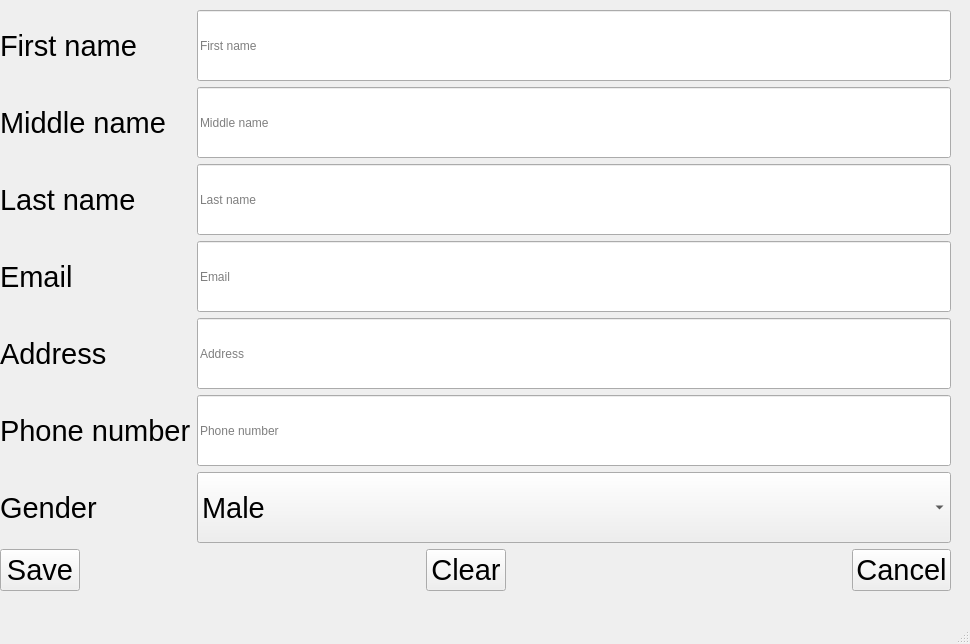
<?xml version="1.0" encoding="UTF-8"?>
<ui version="4.0">
 <class>MainWindow</class>
 <widget class="QMainWindow" name="MainWindow">
  <property name="geometry">
   <rect>
    <x>0</x>
    <y>0</y>
    <width>970</width>
    <height>644</height>
   </rect>
  </property>
  <property name="windowTitle">
   <string>MainWindow</string>
  </property>
  <widget class="QWidget" name="centralwidget">
   <widget class="QWidget" name="">
    <property name="geometry">
     <rect>
      <x>0</x>
      <y>10</y>
      <width>951</width>
      <height>581</height>
     </rect>
    </property>
    <layout class="QVBoxLayout" name="verticalLayout">
     <item>
      <layout class="QFormLayout" name="formLayout_2">
       <item row="0" column="0">
        <widget class="QLabel" name="firstNameLabel_2">
         <property name="sizePolicy">
          <sizepolicy hsizetype="Preferred" vsizetype="Expanding">
           <horstretch>0</horstretch>
           <verstretch>0</verstretch>
          </sizepolicy>
         </property>
         <property name="font">
          <font>
           <pointsize>22</pointsize>
          </font>
         </property>
         <property name="text">
          <string>First name</string>
         </property>
        </widget>
       </item>
       <item row="0" column="1">
        <widget class="QLineEdit" name="firstNameLineEdit_2">
         <property name="sizePolicy">
          <sizepolicy hsizetype="Expanding" vsizetype="Preferred">
           <horstretch>0</horstretch>
           <verstretch>0</verstretch>
          </sizepolicy>
         </property>
         <property name="placeholderText">
          <string>First name</string>
         </property>
        </widget>
       </item>
       <item row="1" column="0">
        <widget class="QLabel" name="middleNameLabel_2">
         <property name="sizePolicy">
          <sizepolicy hsizetype="Preferred" vsizetype="Expanding">
           <horstretch>0</horstretch>
           <verstretch>0</verstretch>
          </sizepolicy>
         </property>
         <property name="font">
          <font>
           <pointsize>22</pointsize>
          </font>
         </property>
         <property name="text">
          <string>Middle name</string>
         </property>
        </widget>
       </item>
       <item row="1" column="1">
        <widget class="QLineEdit" name="middleNameLineEdit_2">
         <property name="sizePolicy">
          <sizepolicy hsizetype="Expanding" vsizetype="Preferred">
           <horstretch>0</horstretch>
           <verstretch>0</verstretch>
          </sizepolicy>
         </property>
         <property name="placeholderText">
          <string>Middle name</string>
         </property>
        </widget>
       </item>
       <item row="2" column="0">
        <widget class="QLabel" name="lastNameLabel_2">
         <property name="sizePolicy">
          <sizepolicy hsizetype="Preferred" vsizetype="Expanding">
           <horstretch>0</horstretch>
           <verstretch>0</verstretch>
          </sizepolicy>
         </property>
         <property name="font">
          <font>
           <pointsize>22</pointsize>
          </font>
         </property>
         <property name="text">
          <string>Last name</string>
         </property>
        </widget>
       </item>
       <item row="2" column="1">
        <widget class="QLineEdit" name="lastNameLineEdit_2">
         <property name="sizePolicy">
          <sizepolicy hsizetype="Expanding" vsizetype="Preferred">
           <horstretch>0</horstretch>
           <verstretch>0</verstretch>
          </sizepolicy>
         </property>
         <property name="placeholderText">
          <string>Last name</string>
         </property>
        </widget>
       </item>
       <item row="3" column="0">
        <widget class="QLabel" name="emailLabel_2">
         <property name="sizePolicy">
          <sizepolicy hsizetype="Preferred" vsizetype="Expanding">
           <horstretch>0</horstretch>
           <verstretch>0</verstretch>
          </sizepolicy>
         </property>
         <property name="font">
          <font>
           <pointsize>22</pointsize>
          </font>
         </property>
         <property name="text">
          <string>Email</string>
         </property>
        </widget>
       </item>
       <item row="3" column="1">
        <widget class="QLineEdit" name="emailLineEdit_2">
         <property name="sizePolicy">
          <sizepolicy hsizetype="Expanding" vsizetype="Preferred">
           <horstretch>0</horstretch>
           <verstretch>0</verstretch>
          </sizepolicy>
         </property>
         <property name="placeholderText">
          <string>Email</string>
         </property>
        </widget>
       </item>
       <item row="4" column="0">
        <widget class="QLabel" name="addressLabel_2">
         <property name="sizePolicy">
          <sizepolicy hsizetype="Preferred" vsizetype="Expanding">
           <horstretch>0</horstretch>
           <verstretch>0</verstretch>
          </sizepolicy>
         </property>
         <property name="font">
          <font>
           <pointsize>22</pointsize>
          </font>
         </property>
         <property name="text">
          <string>Address</string>
         </property>
        </widget>
       </item>
       <item row="4" column="1">
        <widget class="QLineEdit" name="addressLineEdit_2">
         <property name="sizePolicy">
          <sizepolicy hsizetype="Expanding" vsizetype="Preferred">
           <horstretch>0</horstretch>
           <verstretch>0</verstretch>
          </sizepolicy>
         </property>
         <property name="placeholderText">
          <string>Address</string>
         </property>
        </widget>
       </item>
       <item row="5" column="0">
        <widget class="QLabel" name="phoneNumberLabel_2">
         <property name="sizePolicy">
          <sizepolicy hsizetype="Preferred" vsizetype="Expanding">
           <horstretch>0</horstretch>
           <verstretch>0</verstretch>
          </sizepolicy>
         </property>
         <property name="font">
          <font>
           <pointsize>22</pointsize>
          </font>
         </property>
         <property name="text">
          <string>Phone number</string>
         </property>
        </widget>
       </item>
       <item row="5" column="1">
        <widget class="QLineEdit" name="phoneNumberLineEdit_2">
         <property name="sizePolicy">
          <sizepolicy hsizetype="Expanding" vsizetype="Preferred">
           <horstretch>0</horstretch>
           <verstretch>0</verstretch>
          </sizepolicy>
         </property>
         <property name="placeholderText">
          <string>Phone number</string>
         </property>
        </widget>
       </item>
       <item row="6" column="0">
        <widget class="QLabel" name="genderLabel_2">
         <property name="sizePolicy">
          <sizepolicy hsizetype="Preferred" vsizetype="Expanding">
           <horstretch>0</horstretch>
           <verstretch>0</verstretch>
          </sizepolicy>
         </property>
         <property name="font">
          <font>
           <pointsize>22</pointsize>
          </font>
         </property>
         <property name="text">
          <string>Gender</string>
         </property>
        </widget>
       </item>
       <item row="6" column="1">
        <widget class="QComboBox" name="genderComboBox_2">
         <property name="sizePolicy">
          <sizepolicy hsizetype="Preferred" vsizetype="Preferred">
           <horstretch>0</horstretch>
           <verstretch>0</verstretch>
          </sizepolicy>
         </property>
         <property name="font">
          <font>
           <pointsize>22</pointsize>
          </font>
         </property>
         <item>
          <property name="text">
           <string>Male</string>
          </property>
         </item>
         <item>
          <property name="text">
           <string>Female</string>
          </property>
         </item>
        </widget>
       </item>
      </layout>
     </item>
     <item>
      <layout class="QHBoxLayout" name="horizontalLayout_2">
       <item>
        <widget class="QPushButton" name="save_btn_2">
         <property name="sizePolicy">
          <sizepolicy hsizetype="Maximum" vsizetype="Maximum">
           <horstretch>1</horstretch>
           <verstretch>0</verstretch>
          </sizepolicy>
         </property>
         <property name="font">
          <font>
           <pointsize>22</pointsize>
          </font>
         </property>
         <property name="text">
          <string>Save</string>
         </property>
        </widget>
       </item>
       <item>
        <spacer name="horizontalSpacer_3">
         <property name="orientation">
          <enum>Qt::Horizontal</enum>
         </property>
         <property name="sizeType">
          <enum>QSizePolicy::Expanding</enum>
         </property>
         <property name="sizeHint" stdset="0">
          <size>
           <width>78</width>
           <height>20</height>
          </size>
         </property>
        </spacer>
       </item>
       <item>
        <widget class="QPushButton" name="clear_btn_2">
         <property name="sizePolicy">
          <sizepolicy hsizetype="Maximum" vsizetype="Maximum">
           <horstretch>1</horstretch>
           <verstretch>0</verstretch>
          </sizepolicy>
         </property>
         <property name="font">
          <font>
           <pointsize>22</pointsize>
          </font>
         </property>
         <property name="text">
          <string>Clear</string>
         </property>
        </widget>
       </item>
       <item>
        <spacer name="horizontalSpacer_4">
         <property name="orientation">
          <enum>Qt::Horizontal</enum>
         </property>
         <property name="sizeType">
          <enum>QSizePolicy::Expanding</enum>
         </property>
         <property name="sizeHint" stdset="0">
          <size>
           <width>78</width>
           <height>20</height>
          </size>
         </property>
        </spacer>
       </item>
       <item>
        <widget class="QPushButton" name="cancel_btn_2">
         <property name="sizePolicy">
          <sizepolicy hsizetype="Maximum" vsizetype="Maximum">
           <horstretch>1</horstretch>
           <verstretch>0</verstretch>
          </sizepolicy>
         </property>
         <property name="font">
          <font>
           <pointsize>22</pointsize>
          </font>
         </property>
         <property name="autoFillBackground">
          <bool>false</bool>
         </property>
         <property name="text">
          <string>Cancel</string>
         </property>
        </widget>
       </item>
      </layout>
     </item>
    </layout>
   </widget>
  </widget>
  <widget class="QMenuBar" name="menubar">
   <property name="geometry">
    <rect>
     <x>0</x>
     <y>0</y>
     <width>970</width>
     <height>20</height>
    </rect>
   </property>
  </widget>
  <widget class="QStatusBar" name="statusbar"/>
 </widget>
 <resources/>
 <connections/>
</ui>
